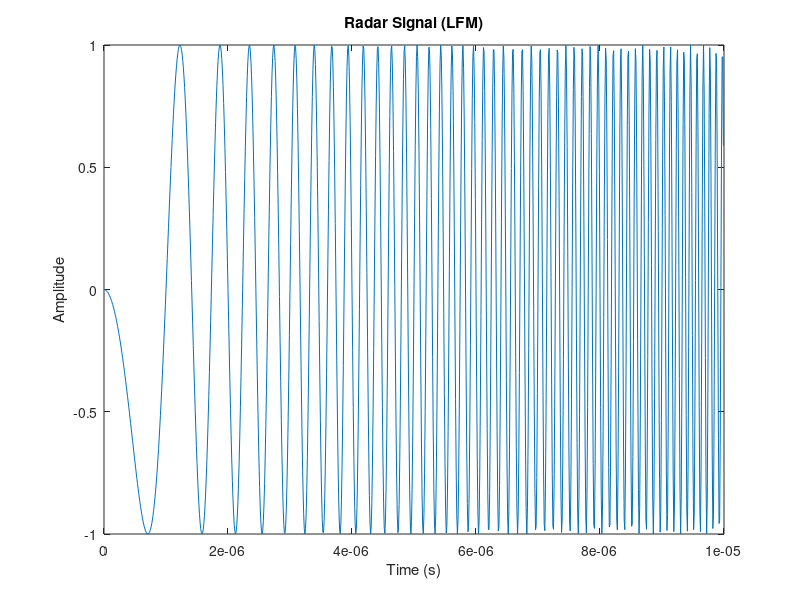
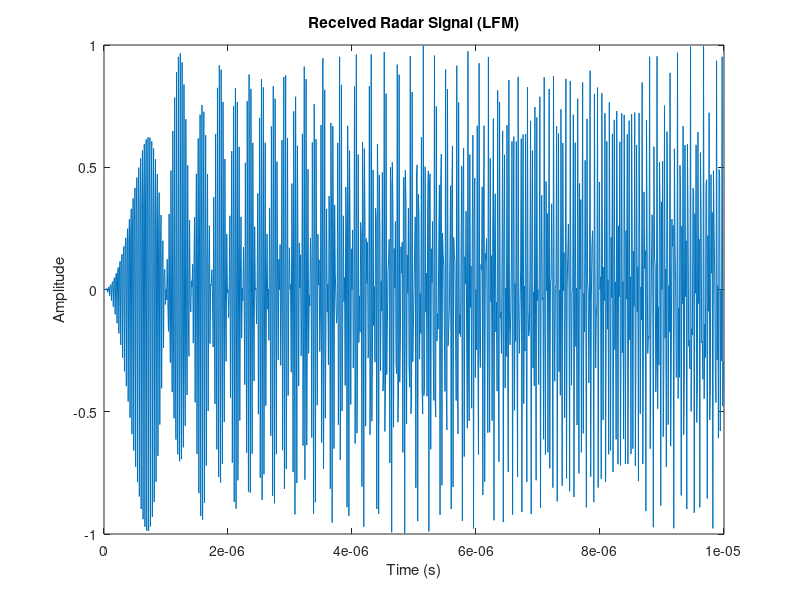
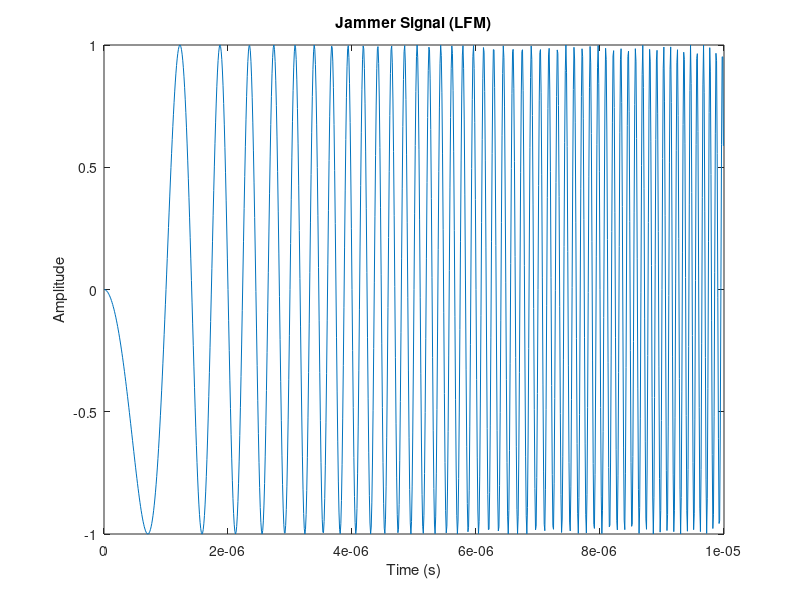
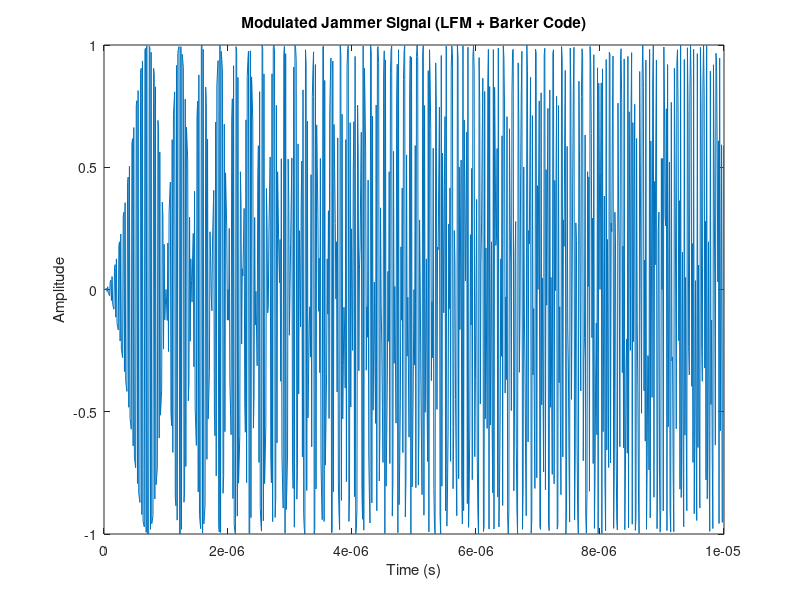

Recreate these plots in MATLAB, in order.
% Parameters
fc_radar = 10e9;        % Radar carrier frequency (Hz)
T_radar = 10e-6;        % Radar pulse duration (s)
B_radar = 20e6;         % Radar bandwidth (Hz)
fs_radar = 100e6;       % Radar sampling frequency (Hz)
max_range = 5000;       % Maximum detection range (m)
fc_jammer = 10e9;       % Jammer carrier frequency (Hz)
T_jammer = 10e-6;       % Jammer pulse duration (s)
B_jammer = 20e6;        % Jammer bandwidth (Hz)
fs_jammer = 100e6;      % Jammer sampling frequency (Hz)
c = 3e8;                % Speed of light (m/s)

% Time vector for radar signal
t_radar = 0:1/fs_radar:T_radar-1/fs_radar;

% Generate radar signal (LFM)
radar_signal = chirp(t_radar, fc_radar, T_radar, fc_radar + B_radar/2, 'linear', 90); 

% Plot radar signal
figure;
plot(t_radar, real(radar_signal));
xlabel('Time (s)');
ylabel('Amplitude');
title('Radar Signal (LFM)');

% Range vector for radar signal
R_radar = linspace(0, max_range, length(t_radar));

% Simulate radar signal reception
received_signal = radar_signal .* exp(1j * 2 * pi * (fc_radar * 2 * R_radar / c));

% Plot received radar signal
figure;
plot(t_radar, real(received_signal));
xlabel('Time (s)');
ylabel('Amplitude');
title('Received Radar Signal (LFM)');

% Generate Barker code modulation
barker_code = [+1, +1, +1, -1, -1, +1, -1];
barker_modulated = repmat(barker_code, 1, ceil(length(t_radar)/length(barker_code)));
barker_modulated = barker_modulated(1:length(t_radar));

% Generate jammer signal (LFM)
t_jammer = 0:1/fs_jammer:T_jammer-1/fs_jammer;
jammer_signal = chirp(t_jammer, fc_jammer, T_jammer, fc_jammer + B_jammer/2, 'linear', 90); 

% Plot jammer signal
figure;
plot(t_jammer, real(jammer_signal));
xlabel('Time (s)');
ylabel('Amplitude');
title('Jammer Signal (LFM)');

% Range vector for jammer signal
R_jammer = linspace(0, max_range, length(t_jammer));

% Modulate jammer signal with Barker code
jammer_signal_modulated = jammer_signal .* barker_modulated;

% Plot modulated jammer signal
figure;
plot(t_jammer, real(jammer_signal_modulated));
xlabel('Time (s)');
ylabel('Amplitude');
title('Modulated Jammer Signal (LFM + Barker Code)');

% Amplify jammer signal (optional)
amplified_jammer_signal = jammer_signal_modulated; % No amplification for simplicity

% Simulate jammer signal transmission
received_jammer_signal = amplified_jammer_signal .* exp(1j * 2 * pi * (fc_jammer * 2 * R_radar / c));

% Plot received jammer signal
figure;
plot(t_jammer, real(received_jammer_signal));
xlabel('Time (s)');
ylabel('Amplitude');
title('Received Jammer Signal (LFM + Barker Code)');
